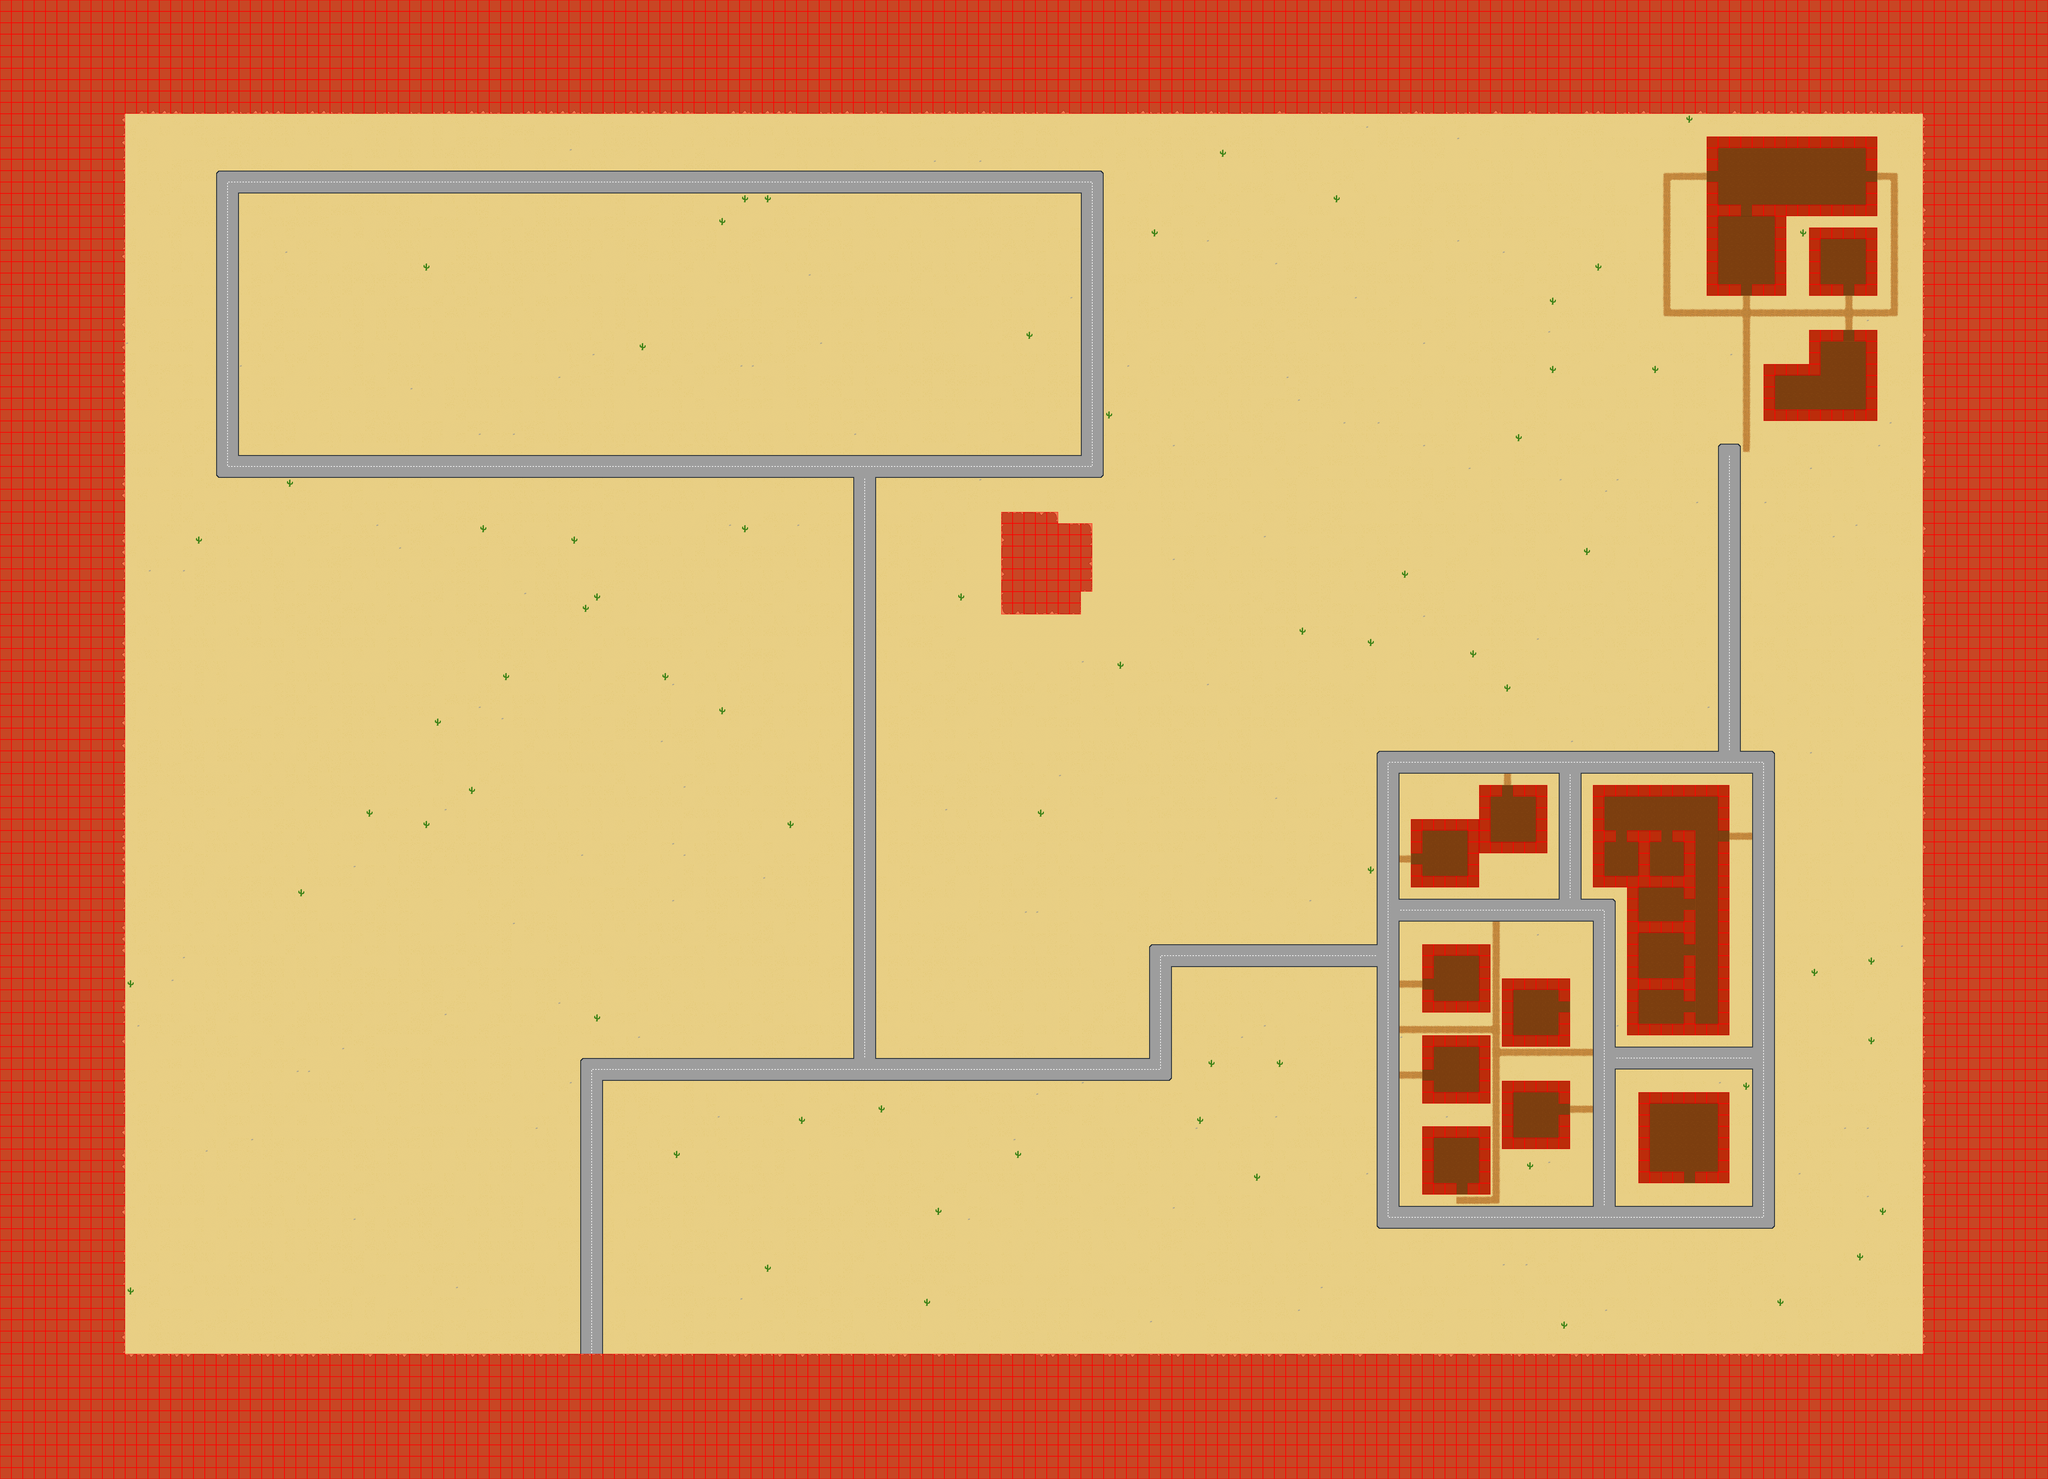

A 2D game scene composited from a Tiled map and its tileset images. What follows is a short description and the map's XML, with each tile layer's data collapsed to a summary:
An orthogonal 180x130 tile map with 32x32 px tiles, 3 tile layers (Ground_Buildings, GroundedObjects, collision), 3 tilesets and 66 objects.

<map version="1.2" tiledversion="1.2.1" orientation="orthogonal" renderorder="right-down" width="180" height="130" tilewidth="32" tileheight="32" infinite="0" nextlayerid="30" nextobjectid="112">
 <tileset firstgid="1" name="hub" tilewidth="32" tileheight="32" tilecount="64" columns="8">
  <image source="../game/Content/Tilesets/hub.png" width="256" height="256" />
  <tile id="4" probability="0.1" />
  <tile id="10" probability="0.05" />
 </tileset>
 <tileset firstgid="65" name="Buildings" tilewidth="32" tileheight="32" tilecount="25" columns="5">
  <image source="../game/Content/Tilesets/Buildings.png" width="160" height="160" />
 </tileset>
 <tileset firstgid="90" name="LooseObjects" tilewidth="32" tileheight="32" tilecount="25" columns="5">
  <image source="../game/Content/Tilesets/LooseObjects.png" width="160" height="160" />
  <tile id="0" type="Hay_Bale" />
  <tile id="1" type="Piano" />
  <tile id="2" type="Bed" />
  <tile id="3" type="Dungeon_Entrance" />
  <tile id="5" type="Water_Trough" />
  <tile id="6" type="Ammo" />
  <tile id="7" type="Health" />
  <tile id="10" type="Counter" />
 </tileset>
 <layer id="27" name="Ground_Buildings" width="180" height="130">
  <data>[23400 cells, 23400 non-empty, 37 distinct tile ids]</data>
 </layer>
 <layer id="28" name="GroundedObjects" width="180" height="130">
  <data>[23400 cells, 74 non-empty, 2 distinct tile ids]</data>
 </layer>
 <objectgroup id="7" name="Objects">
  <object id="15" gid="90" x="5216" y="448" width="32" height="32" />
  <object id="21" gid="90" x="5198" y="447" width="32" height="32" />
  <object id="22" gid="90" x="5180" y="447" width="32" height="32" />
  <object id="23" gid="90" x="5217.5" y="475.5" width="32" height="32" />
  <object id="24" gid="90" x="5198.5" y="475.5" width="32" height="32" />
  <object id="25" gid="90" x="5180.5" y="474.5" width="32" height="32" />
  <object id="26" gid="90" x="5189" y="461" width="32" height="32" />
  <object id="27" gid="90" x="5208.5" y="461.5" width="32" height="32" />
  <object id="28" gid="90" x="5024.5" y="517" width="32" height="32" />
  <object id="29" gid="90" x="5046" y="518" width="32" height="32" />
  <object id="30" gid="90" x="5068" y="518" width="32" height="32" />
  <object id="31" gid="90" x="5035" y="542.5" width="32" height="32" />
  <object id="32" gid="90" x="5057" y="542" width="32" height="32" />
  <object id="35" gid="90" x="4737" y="2059" width="32" height="32" />
  <object id="36" gid="90" x="4709" y="2061" width="32" height="32" />
  <object id="37" gid="90" x="4679" y="2063" width="32" height="32" />
  <object id="38" gid="90" x="4745" y="1779.5" width="32" height="32" />
  <object id="39" gid="90" x="4745.5" y="1806.5" width="32" height="32" />
  <object id="40" gid="90" x="4173.5" y="1782" width="32" height="32" />
  <object id="41" gid="90" x="4173" y="1808.5" width="32" height="32" />
  <object id="42" gid="95" x="4640.5" y="2075" width="32" height="32" />
  <object id="44" gid="95" x="4600" y="2075.5" width="32" height="32" />
  <object id="45" gid="95" x="4212" y="1848.5" width="32" height="32" rotation="-90" />
  <object id="50" gid="95" x="4833" y="449.5" width="32" height="32" />
  <object id="51" gid="95" x="4865" y="449.5" width="32" height="32" />
  <object id="55" gid="92" x="5119.5" y="705" width="32" height="32" />
  <object id="57" gid="92" x="4960.5" y="703.5" width="32" height="32" rotation="90" />
  <object id="58" gid="92" x="4960.5" y="685.5" width="32" height="32" rotation="90" />
  <object id="60" gid="92" x="5024" y="1088" width="32" height="32" />
  <object id="61" gid="92" x="4576" y="2432" width="32" height="32" rotation="180" />
  <object id="62" gid="92" x="4704" y="2432" width="32" height="32" rotation="180" />
  <object id="63" gid="92" x="4640" y="2560" width="32" height="32" rotation="-90" />
  <object id="64" gid="92" x="4640" y="2688" width="32" height="32" rotation="-90" />
  <object id="65" gid="92" x="4640" y="2720" width="32" height="32" rotation="-90" />
  <object id="66" gid="92" x="4640" y="2848" width="32" height="32" rotation="-90" />
  <object id="69" gid="91" x="4576" y="2272" width="32" height="32" />
  <object id="70" gid="100" x="4800" y="2304" width="32" height="32" />
  <object id="71" gid="100" x="4768" y="2304" width="32" height="32" />
  <object id="72" gid="96" x="4704" y="2880" width="32" height="32" />
  <object id="73" gid="96" x="4608" y="2528" width="32" height="32" />
  <object id="74" gid="97" x="4512" y="2400" width="32" height="32" />
  <object id="75" gid="97" x="4992" y="1152" width="32" height="32" />
  <object id="76" gid="96" x="5216" y="704" width="32" height="32" />
  <object id="78" gid="91" x="4832" y="640" width="32" height="32" />
  <object id="79" gid="96" x="4832" y="800" width="32" height="32" />
  <object id="80" gid="90" x="4240" y="2676" width="32" height="32" />
  <object id="81" gid="90" x="4259" y="2676" width="32" height="32" />
  <object id="82" gid="95" x="4361" y="2680.33" width="32" height="32" />
  <object id="83" gid="92" x="4704" y="3136" width="32" height="32" />
  <object id="84" gid="92" x="4736" y="3136" width="32" height="32" />
  <object id="85" gid="96" x="4640" y="3296" width="32" height="32" />
  <object id="86" gid="96" x="4800" y="3136" width="32" height="32" />
  <object id="87" gid="96" x="4256" y="3104" width="32" height="32" />
  <object id="88" gid="96" x="4128" y="2816" width="32" height="32" />
  <object id="89" gid="97" x="4128" y="3232" width="32" height="32" />
  <object id="90" gid="97" x="4128" y="3072" width="32" height="32" />
  <object id="91" gid="97" x="4352" y="2816" width="32" height="32" />
  <object id="92" gid="96" x="4192" y="2368" width="32" height="32" />
  <object id="93" gid="92" x="4096.67" y="2431.33" width="32" height="32" rotation="90" />
  <object id="94" gid="92" x="4270.5" y="2335.5" width="32" height="32" rotation="180" />
  <object id="95" gid="92" x="4128" y="2752" width="32" height="32" rotation="90" />
  <object id="96" gid="92" x="4288" y="2816" width="32" height="32" />
  <object id="97" gid="92" x="4128" y="3008" width="32" height="32" rotation="90" />
  <object id="98" gid="92" x="4288" y="3168" width="32" height="32" rotation="-90" />
  <object id="99" gid="92" x="4064" y="3232" width="32" height="32" />
  <object id="100" gid="91" x="4064" y="2976" width="32" height="32" />
 </objectgroup>
 <layer id="29" name="collision" width="180" height="130">
  <data>[23400 cells, 6607 non-empty, 1 distinct tile ids]</data>
 </layer>
</map>